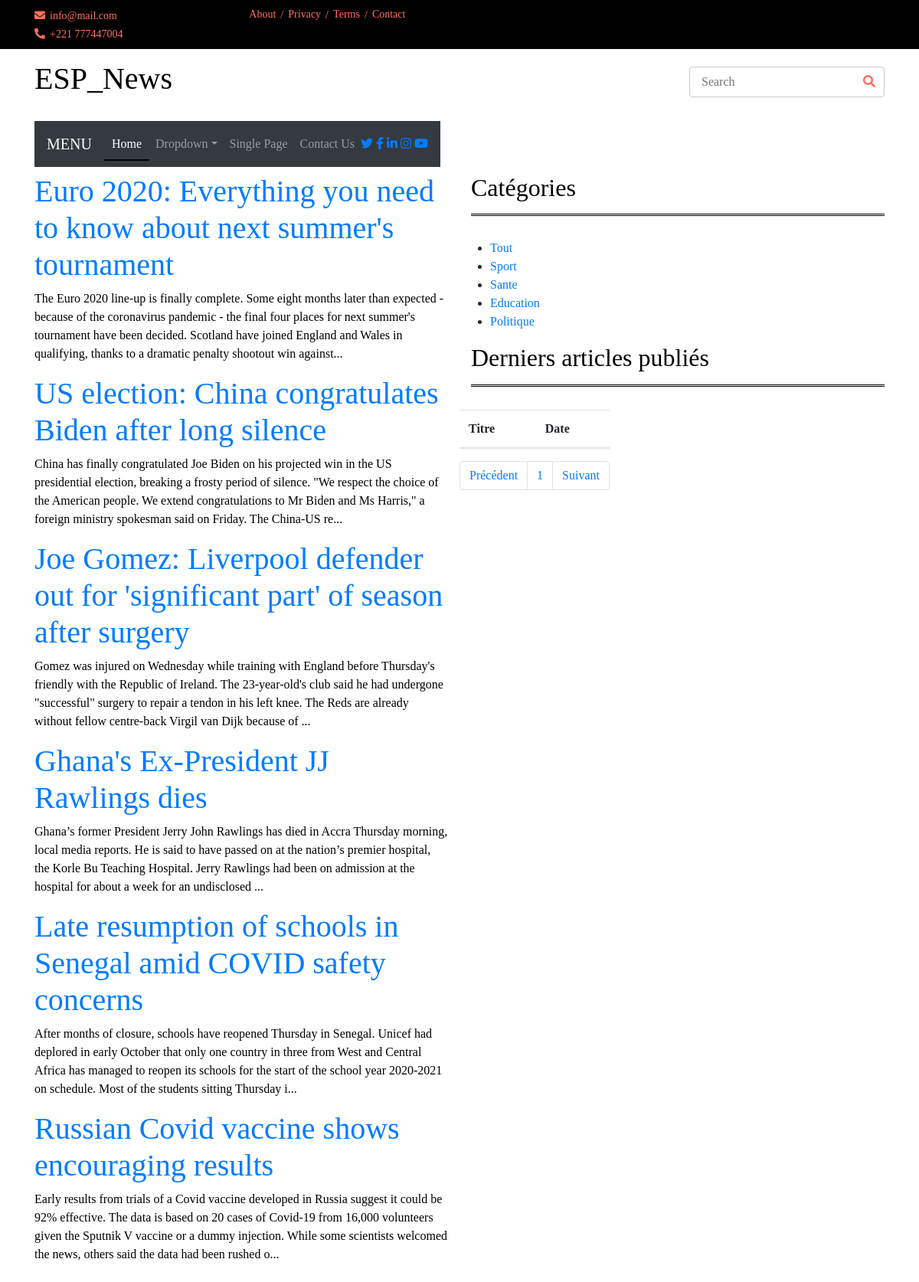
/Views/?page=2, run on the app's committed database.
### tables this page shows
CREATE TABLE `Article` (
  `id` int(11) NOT NULL,
  `titre` varchar(255) DEFAULT NULL,
  `contenu` text DEFAULT NULL,
  `dateCreation` datetime DEFAULT current_timestamp(),
  `dateModification` datetime DEFAULT current_timestamp(),
  `categorie` int(11) DEFAULT NULL
);

CREATE TABLE `Categorie` (
  `id` int(11) NOT NULL,
  `libelle` varchar(20) DEFAULT NULL
);

### Model/Data/Connexion.class.php (called while the page is built, shortened)
<?php
class Connexion
{
    private static $connexion;
    private function __construct()
    {
        try
        {
            $user = 'root';
			$password = '';
			$server = 'localhost';
            $dbname = 'mglsi_news;charset=utf8';
            self::$connexion = new PDO('mysql:host='.$server.';dbname='.$dbname, $user, $password, [PDO::ATTR_ERRMODE=>PDO::ERRMODE_EXCEPTION]);
        }
        catch(Exception $e)
        {
            echo 'Une erreur est survenue lors de la connection à la BD => '. $e->getMessage();
            die();
        }
    }
    public static function getConnexion()
    {
        return self::$connexion;
    }
}

### Controller/Controller.php (called while the page is built, shortened)
<?php
require_once(dirname(__FILE__).'/../Model/Data/Connexion.class.php');
require_once(dirname(__FILE__).'/../Model/Entity/Article.class.php');
require_once(dirname(__FILE__).'/../Model/Manager/ArticleManager.class.php');
require_once(dirname(__FILE__).'/../Model/Manager/CategorieManager.class.php');
require_once(dirname(__FILE__).'/../Model/Manager/UserDAO.class.php');
class Controller
{
    public function __construct()
    {
        $this->connexion = \Connexion::getConnexion();
        $this->articleManager = new \ArticleManager($this->connexion);
        $this->userManager = new UserDAO($this->connexion);
        $this->categorieManager = new \CategorieManager($this->connexion);
        $this->allArticles = $this->articleManager->getAll();
        $this->allCategories = $this->categorieManager->getAll();
        $this->listUser = $this->userManager->allUser();
    }
}

### Model/Manager/ArticleManager.class.php (called while the page is built, shortened)
<?php
class ArticleManager
{
    private $db;
    private function setDb($db)
    {
        $this->db = $db;
    }
    public function getAll()
    {
        $articles = array();
        $request = $this->db->query('SELECT * FROM Article');
        while($data = $request->fetch(PDO::FETCH_ASSOC))
        {
            $articles [] = new Article($data);
        }
        return $articles;
    }
}

### assets/Utilities/HydratationTrait.php (called while the page is built, shortened)
<?php
trait HydratationTrait
{
    private function hydrate(Array $data)
    {
        foreach($data as $key => $value)
        {
            $method = 'set'.ucfirst($key);
        }
    }
}

### Model/Manager/CategorieManager.class.php (called while the page is built, shortened)
<?php
class CategorieManager
{
    private $db;
    private function setDb($db)
    {
        $this->db = $db;
    }
    public function getAll()
    {
        $request = $this->db->query('SELECT * FROM Categorie');
        $data = $request->fetchAll(PDO::FETCH_OBJ);
        return $data;
    }
}

### Model/Manager/UserDAO.class.php (called while the page is built, shortened)
<?php
 require_once(dirname(__FILE__).'/../../assets/Utilities/HydratationTrait.php');
class UserDAO
{
    private $db;
    private function setDb($db)
    {
        $this->db = $db;
    }
    public function allUser()
    {
        $users = array();
        $request = $this->db->query('SELECT * FROM user WHERE deleted = 0 and statut <>  1 ');
        while($data = $request->fetch(PDO::FETCH_ASSOC))
        {
            $users [] = new User($data);
        }
        return $users;
    }
}

### Model/Entity/Article.class.php (called while the page is built, shortened)
<?php
require_once(dirname(__FILE__).'/../../assets/Utilities/HydratationTrait.php');
class Article
{
    private $id;
    private $titre;
    private $contenu;
    public function getId()
    {
        return $this->id;
    }
    public function setId($id)
    {
        $this->id = (int) $id;
    }
    public function getTitre()
    {
        return $this->titre;
    }
    public function setTitre($titre)
    {
        $this->titre = $titre;
    }
    public function getContenu()
    {
        return $this->contenu;
    }
    public function setContenu($contenu)
    {
        $this->contenu = $contenu;
    }
}

### Views/index.php (the view, shortened to what this page needs)
<?php
try
        {
            $user = 'root';
            $password = '';
            $server = 'localhost';
            $dbname = 'mglsi_news;charset=utf8';
            $db = new PDO('mysql:host='.$server.';dbname='.$dbname, $user, $password);
        }
        catch(PDOException $e)
        {
            echo 'Une erreur est survenue lors de la connection à la BD => '. $e->getMessage();
            die();
        }
?>
<!DOCTYPE html>
<html lang="en">
<head>
    <link href="https://stackpath.bootstrapcdn.com/bootstrap/4.4.1/css/bootstrap.min.css" rel="stylesheet">
    <link href="https://cdnjs.cloudflare.com/ajax/libs/font-awesome/5.10.0/css/all.min.css" rel="stylesheet">
    <link href="assets/lib/slick/slick.css" rel="stylesheet">
    <link href="assets/lib/slick/slick-theme.css" rel="stylesheet">
	<link rel="stylesheet" type="text/css" href="assets/css/style2.css">
    <link rel="stylesheet" href="https://stackpath.bootstrapcdn.com/bootstrap/4.4.1/css/bootstrap.min.css">
</head>
<body style=" font-family: serif;">
        <div class="top-bar navbar">
            <div class="container">
                <div class="row">
                    <div class="col-md-6">
                        <div class="tb-contact">
                            <p><i class="fas fa-envelope"></i>info@mail.com</p>
                            <p><i class="fas fa-phone-alt"></i>+221 777447004</p>
                        </div>
                    </div>
                    <div class="col-md-6">
                        <div class="tb-menu">
                            <a href="">About</a>
                            <a href="">Privacy</a>
                            <a href="">Terms</a>
                            <a href="">Contact</a>
                        </div>
                    </div>
                </div>
            </div>
        </div>
        <div class="brand ">
            <div class="container">
                <div class="row align-items-center">
                    <div class="col-lg-3 col-md-4">
                        <div class="b-logo">
                                        <?php require_once('entete.php');?>
                        </div>
                    </div>
                    <div class="col-lg-3 col-md-4">
                        <div class="b-search">
                            <input type="text" placeholder="Search">
                            <button><i class="fa fa-search"></i></button>
                        </div>
                    </div>
                </div>
            </div>
        </div>
        <div class=" navbar navbar-inverse">
            <div class="container">
                <nav class="navbar navbar-expand-md bg-dark navbar-dark">
                    <a href="#" class="navbar-brand">MENU</a>
                    <div class="collapse navbar-collapse justify-content-between" id="navbarCollapse">
                        <div class="navbar-nav mr-auto">
                            <a href="" class="nav-item nav-link active">Home</a>
                            <div class="nav-item dropdown">
                                <a href="#" class="nav-link dropdown-toggle" data-toggle="dropdown">Dropdown</a>
                            </div>
                            <a href="single-page.html" class="nav-item nav-link">Single Page</a>
                            <a href="contact.html" class="nav-item nav-link">Contact Us</a>
                        </div>
                        <div class="social ml-auto">
                            <a href=""><i class="fab fa-twitter"></i></a>
                            <a href=""><i class="fab fa-facebook-f"></i></a>
                            <a href=""><i class="fab fa-linkedin-in"></i></a>
                            <a href=""><i class="fab fa-instagram"></i></a>
                            <a href=""><i class="fab fa-youtube"></i></a>
                        </div>
                    </div>
                </nav>
            </div>
        </div>
        <div class="cat-news">
            <div class="container">
                <div class="row">
                    <div class="col-md-6">
                        <div id="contenu">
                            <?php
                                $controller = new Controller();
                                if(!isset($_GET['categorie']))
                                {
                                $articles = $controller->allArticles;
                                if(count($articles) == 0)
                                    echo "<h1>Aucun article trouvé !</h1>";
                                else
                                    foreach ($articles as $article)
                                    {?>
                                        <div class="article">
                                            <h1><a href="article/<?= $article->getId() ?>"><?php echo mb_convert_encoding($article->getTitre(),'utf-8'); ?></a></h1>
                                            <p><?= substr($article->getContenu(), 0, 300) . '...' ?></p>
                                        </div><?php
                                    }
                                }
                            ?>
                        </div>
                    </div>
                    <div class="col-md-6">
                        <h2>Catégories</h2>
                        <div class="row cn-slider">
                            <?php require_once('menu.php'); ?>
                        </div>
                        <h2>Derniers articles publiés</h2>
                        <div class="row cn-slider">
                                <?php
                                        if(isset($_GET['page']) && !empty($_GET['page'])){
                                            $currentPage = (int) strip_tags($_GET['page']);
                                        }else{
                                            $currentPage = 1;
                                        }
                                        $sql = 'SELECT COUNT(*) AS nb_articles FROM `Article`;';
                                        $query = $db->prepare($sql);
                                        $query->execute();
                                        $result = $query->fetch();
                                        $nbArticles = (int) $result['nb_articles'];
                                        $parPage = 10;
                                        $pages = ceil($nbArticles / $parPage);
                            ?>
                            <main class="container" >
                                <div class="row">
                                    <section class="col-26  liste  " >
                                        <table class="table article">
                                            <thead>
                                                <th>Titre</th>
                                                <th>Date</th>
                                            </thead>
                                        </table>
                                        <nav>
                                            <ul class="pagination">
                                                <li class="page-item <?= ($currentPage == 1) ? "disabled" : "" ?>">
                                                    <a href="./?page=<?= $currentPage - 1 ?>" class="page-link">Précédent</a>
                                                </li>
                                                <?php for($page = 1; $page <= $pages; $page++): ?>
                                                  <li class="page-item <?= ($currentPage == $page) ? "active" : "" ?>">
                                                        <a href="./?page=<?= $page ?>" class="page-link"><?= $page ?></a>
                                                    </li>
                                                <?php endfor ?>
                                                  <li class="page-item <?= ($currentPage == $pages) ? "disabled" : "" ?>">
                                                    <a href="./?page=<?= $currentPage + 1 ?>" class="page-link">Suivant</a>
                                                </li>
                                            </ul>
                                        </nav>
                                    </section>
                                </div>
                            </main>
                        </div>
                    </div>
                </div>
            </div>
        </div>
</body>
</html>

### Views/menu.php
<div id="menu">
	<ul>
		<li class="col-26"><a href="index.php">Tout</a></li>
		<?php
			$controller= new Controller();
			$categories = $controller->allCategories;
			foreach ($categories as $categorie):?>
			<li class="col-26 liste article"><a href="categorie/<?= $categorie->id ?>"><?= mb_convert_encoding($categorie->libelle,"utf-8") ?></a></li>
		<?php endforeach ?>
	</ul>
</div>

### assets/css/style2.css (style rules this page uses)
body { color: #000000; font-family: 'Montserrat', sans-serif; font-weight: 400; background: #ffffff; }
a { color: #FF6F61; transition: 0.5s; }
p { padding: 0; margin: 0 0 15px 0; color: #000000; }
h1, h2, h3, h4, h5, h6 { margin: 0 0 15px 0; padding: 0; color: #000000; font-weight: 600; }
.top-bar { padding: 2px 0; background: #000000; }
.top-bar .tb-contact p { display: inline-block; margin: 0; color: #FF6F61; font-size: 14px; }
.top-bar .tb-contact p i { margin-right: 6px; }
.top-bar .tb-contact p:first-child { margin-right: 15px; }
.top-bar .tb-menu { font-size: 0; text-align: right; }
.top-bar .tb-menu a { color: #FF6F61; font-size: 14px; margin: 0 8px; }
.top-bar .tb-menu a:last-child { margin-right: 0; }
.top-bar .tb-menu a::after { position: absolute; content: "/"; margin: 1px 0 0 6px; color: #FF6F61; font-size: 14px; }
.top-bar .tb-menu a:last-child::after { display: none; }
.brand { margin: 15px 0; background: #ffffff; }
.brand .b-logo { text-align: left; overflow: hidden; }
.brand .b-search { width: 100%; }
.brand .b-search input[type=text] { width: 100%; height: 40px; padding: 0 15px; color: #666666; border: 1px solid #cccccc; border-radius: 4px; }
.brand .b-search button { position: absolute; width: 40px; height: 40px; top: 0; right: 15px; border: none; background: none; color: #FF6F61; border-radius: 0 4px 4px 0; }
@media (min-width: 768px) { .brand { max-height: 90px; } }
.navbar-dark .navbar-nav .nav-link, .navbar-dark .navbar-nav .nav-link:focus, .navbar-dark .navbar-nav .nav-link:hover, .navbar-dark .navbar-nav .nav-link.active { padding: 10px 10px 8px 10px; color: #ffffff; }
.navbar-dark .navbar-nav .nav-link:hover, .navbar-dark .navbar-nav .nav-link.active { border-bottom: 2px solid #000000; transition: none; }
.cat-news { position: relative; width: 100%; padding: 0; }
.cat-news .col-md-6 { margin-bottom: 30px; }
.cat-news h2 { color: #000000; margin-bottom: 30px; padding-bottom: 15px; border-bottom: 3px double #000000; }

### data on the page
article: titre "Euro 2020: Everything you need to know about next summer's tournament", contenu "The Euro 2020 line-up is finally complete. Some eight months later than expected - because of the coronavirus pandemic - the final four places for next summer's tournament have been decided. Scotland have joined England and Wales in qualifying, thanks to a dramatic penalty shootout win against"
article: titre "US election: China congratulates Biden after long silence", contenu "China has finally congratulated Joe Biden on his projected win in the US presidential election, breaking a frosty period of silence. \"We respect the choice of the American people. We extend congratulations to Mr Biden and Ms Harris,\" a foreign ministry spokesman said on Friday. The China-US re"
article: titre "Joe Gomez: Liverpool defender out for 'significant part' of season after surgery", contenu "Gomez was injured on Wednesday while training with England before Thursday's friendly with the Republic of Ireland. The 23-year-old's club said he had undergone \"successful\" surgery to repair a tendon in his left knee. The Reds are already without fellow centre-back Virgil van Dijk because of"
article: titre "Ghana's Ex-President JJ Rawlings dies", contenu "Ghana’s former President Jerry John Rawlings has died in Accra Thursday morning, local media reports. He is said to have passed on at the nation’s premier hospital, the Korle Bu Teaching Hospital. Jerry Rawlings had been on admission at the hospital for about a week for an undisclosed"
article: titre "Late resumption of schools in Senegal amid COVID safety concerns", contenu "After months of closure, schools have reopened Thursday in Senegal. Unicef had deplored in early October that only one country in three from West and Central Africa has managed to reopen its schools for the start of the school year 2020-2021 on schedule. Most of the students sitting Thursday i"
article: titre "Russian Covid vaccine shows encouraging results", contenu "Early results from trials of a Covid vaccine developed in Russia suggest it could be 92% effective. The data is based on 20 cases of Covid-19 from 16,000 volunteers given the Sputnik V vaccine or a dummy injection. While some scientists welcomed the news, others said the data had been rushed o"
categorie: libelle "Sport"
categorie: libelle "Sante"
categorie: libelle "Education"
categorie: libelle "Politique"
